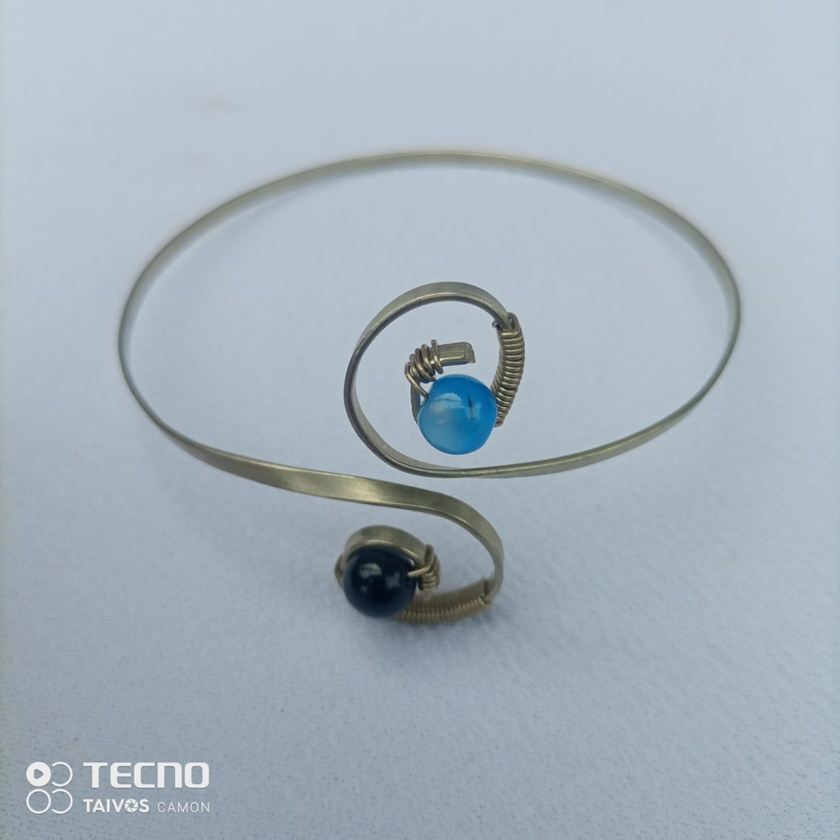
#> input picture public/images/alambre/brazaletes/producto_40.jpeg, 840 x 840 px, shrunk from 1280 x 1280 before the run
$ python remove_bg.py brazaletes out
#> lines starting #> are read from the running program, lines starting #| are printed output that depends on the picture; after the words box and inside, x2 and y2 are one past the last pixel; in counts of white or black regions, pixels touching at a corner belong together
import cv2
import numpy as np
import os
import argparse

def remove_background(image_path, output_path):
#> called with image_path = 'brazaletes/producto_40.jpeg', output_path = 'out/producto_40.jpeg'
    image = cv2.imread(image_path)
#> image is the input picture: shape (840, 840, 3); mean B, G, R 187.5, 177.6, 165.4
    hsv = cv2.cvtColor(image, cv2.COLOR_BGR2HSV)
#> hsv: shape (840, 840, 3); mean H, S, V 101.2, 31.9, 187.9
    lower_bound = np.array([0, 0, 0])
    upper_bound = np.array([180, 255, 30])
    mask = cv2.inRange(hsv, lower_bound, upper_bound)
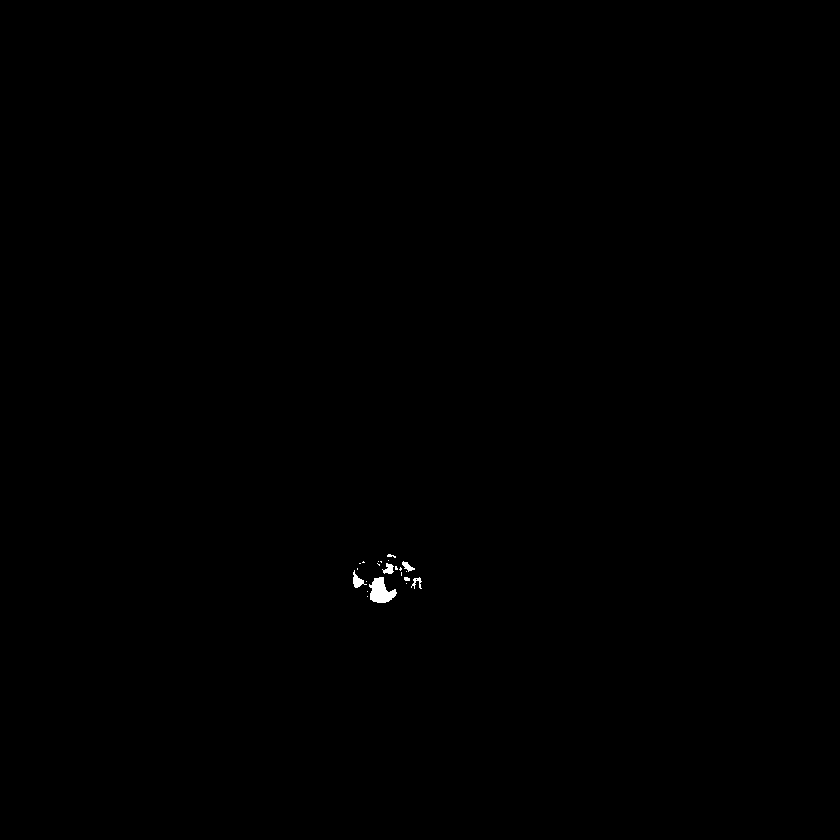
#> mask: shape (840, 840); 0.12% white; 22 white regions (15 under 20 px), largest, box (x1, y1, x2, y2) and area: (369, 577, 397, 603) 445, (353, 570, 367, 588) 108, (382, 563, 394, 574) 79
    mask_inv = cv2.bitwise_not(mask)
    result = cv2.bitwise_and(image, image, mask=mask_inv)
    cv2.imwrite(output_path, result)

def process_folder(input_folder, output_folder):
    if not os.path.exists(output_folder):
        os.makedirs(output_folder)
    for filename in os.listdir(input_folder):
        if filename.lower().endswith(('.png', '.jpg', '.jpeg')):
            input_path = os.path.join(input_folder, filename)
            output_path = os.path.join(output_folder, filename)
            remove_background(input_path, output_path)
            print(f'Processed {filename}')

if __name__ == '__main__':
    parser = argparse.ArgumentParser(description='Remove background from images in a folder.')
    parser.add_argument('input_folder', type=str, help='Path to the input folder containing images.')
    parser.add_argument('output_folder', type=str, help='Path to the output folder for processed images.')
    args = parser.parse_args()
    process_folder(args.input_folder, args.output_folder)
